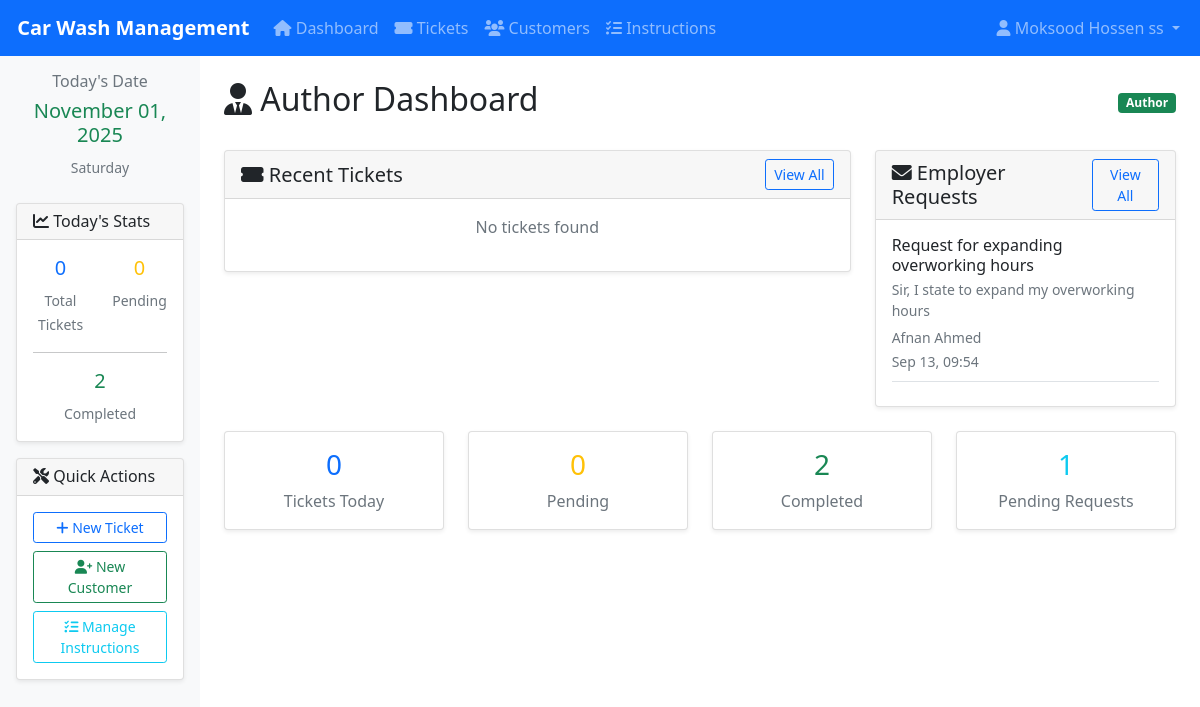
Screenshot of /accounts/ (signed in) with the database file from the repository.
### accounts/models.py (models this page shows, shortened)
class User(AbstractUser):
    ROLE_CHOICES = [
        ('employer', 'Employer'),
        ('author', 'Author'),
        ('superadmin', 'SuperAdmin'),
    ]
    role = models.CharField(max_length=20, choices=ROLE_CHOICES, default='employer')
    phone = models.CharField(max_length=15, blank=True)
    post = models.CharField(max_length=100, blank=True)
    created_at = models.DateTimeField(auto_now_add=True)
    updated_at = models.DateTimeField(auto_now=True)
    def is_employer(self):
        return self.role == 'employer'
    def is_author(self):
        return self.role == 'author'
    class Meta:
        verbose_name = 'User'
        verbose_name_plural = 'Users'

### requests/models.py (models this page shows, shortened)
class EmployerRequest(models.Model):
    REQUEST_TYPE_CHOICES = [
        ('request', 'Request'),
        ('instruction', 'Instruction'),
    ]
    user = models.ForeignKey(User, on_delete=models.CASCADE, limit_choices_to={'role': 'employer'})
    title = models.CharField(max_length=200)
    content = models.TextField()
    request_type = models.CharField(max_length=20, choices=REQUEST_TYPE_CHOICES, default='request')
    is_instruction = models.BooleanField(default=False, help_text="If True, this is an instruction from Author")
    is_active = models.BooleanField(default=True)
    is_read = models.BooleanField(default=False)
    created_at = models.DateTimeField(auto_now_add=True)
    updated_at = models.DateTimeField(auto_now=True)
    class Meta:
        verbose_name = 'Employer Request'
        verbose_name_plural = 'Employer Requests'
        ordering = ['-created_at']

### accounts/views.py (the view)
# urls.py: path('', views.dashboard, name='dashboard'),
@login_required
def dashboard(request):
    user = request.user
    today = timezone.now().date()
    if user.is_employer():
        return employer_dashboard(request, user, today)
    elif user.is_author():
        return author_dashboard(request, user, today)
    elif user.is_superadmin():
        return superadmin_dashboard(request, user, today)
    else:
        messages.error(request, 'Invalid user role.')
        return redirect('accounts:login')

### accounts/views.py (called while the page is built)
def author_dashboard(request, user, today):
    total_tickets_today = Ticket.objects.filter(created_at__date=today).count()
    pending_tickets = Ticket.objects.filter(status='under_working').count()
    completed_tickets = Ticket.objects.filter(status='completed').count()
    recent_tickets = Ticket.objects.filter(status='under_working').order_by('-created_at')[:10]
    employer_requests = EmployerRequest.objects.filter(
        is_instruction=False,
        is_active=True
    ).order_by('-created_at')[:10]
    context = {
        'user': user,
        'today': today,
        'total_tickets_today': total_tickets_today,
        'pending_tickets': pending_tickets,
        'completed_tickets': completed_tickets,
        'recent_tickets': recent_tickets,
        'employer_requests': employer_requests,
    }
    return render(request, 'accounts/author_dashboard.html', context)

### templates/accounts/author_dashboard.html (shortened to what this page needs)
{% extends 'base.html' %}
{% block sidebar %}
<div class="card mb-3">
    <div class="card-header">
        <h6 class="mb-0"><i class="fas fa-chart-line"></i> Today's Stats</h6>
    </div>
    <div class="card-body">
        <div class="row text-center">
            <div class="col-6">
                <h5 class="text-primary">{{ total_tickets_today }}</h5>
                <small class="text-muted">Total Tickets</small>
            </div>
            <div class="col-6">
                <h5 class="text-warning">{{ pending_tickets }}</h5>
                <small class="text-muted">Pending</small>
            </div>
        </div>
        <hr>
        <div class="text-center">
            <h5 class="text-success">{{ completed_tickets }}</h5>
            <small class="text-muted">Completed</small>
        </div>
    </div>
</div>
<div class="card">
    <div class="card-header">
        <h6 class="mb-0"><i class="fas fa-tools"></i> Quick Actions</h6>
    </div>
    <div class="card-body">
        <div class="d-grid gap-2">
            <a href="{% url 'carwash:ticket_create' %}" class="btn btn-outline-primary btn-sm">
                <i class="fas fa-plus"></i> New Ticket
            </a>
            <a href="{% url 'carwash:customer_create' %}" class="btn btn-outline-success btn-sm">
                <i class="fas fa-user-plus"></i> New Customer
            </a>
            <a href="{% url 'requests:instruction_list' %}" class="btn btn-outline-info btn-sm">
                <i class="fas fa-tasks"></i> Manage Instructions
            </a>
        </div>
    </div>
</div>
{% endblock %}
{% block content %}
<div class="row">
    <div class="col-12">
        <div class="d-flex justify-content-between align-items-center mb-4">
            <h2><i class="fas fa-user-tie"></i> Author Dashboard</h2>
            <span class="badge bg-success">{{ user.get_role_display }}</span>
        </div>
    </div>
</div>
<div class="row">
    <div class="col-md-8 mb-4">
        <div class="card">
            <div class="card-header d-flex justify-content-between align-items-center">
                <h5 class="mb-0"><i class="fas fa-ticket-alt"></i> Recent Tickets</h5>
                <a href="{% url 'carwash:ticket_list' %}" class="btn btn-sm btn-outline-primary">View All</a>
            </div>
            <div class="card-body">
                {% if recent_tickets %}
                    <div class="table-responsive">
                        <table class="table table-sm">
                            <thead>
                                <tr>
                                    <th>Ticket ID</th>
                                    <th>Car Number</th>
                                    <th>Customer</th>
                                    <th>Service</th>
                                    <th>Status</th>
                                    <th>Amount</th>
                                </tr>
                            </thead>
                            <tbody>
                                {% for ticket in recent_tickets %}
                                <tr>
                                    <td><strong>{{ ticket.ticket_id }}</strong></td>
                                    <td>{{ ticket.car_number }}</td>
                                    <td>{{ ticket.customer.name }}</td>
                                    <td>{{ ticket.service_type.name }}</td>
                                    <td>
                                        {% if ticket.status == 'under_working' %}
                                            <span class="badge bg-warning">{{ ticket.get_status_display }}</span>
                                        {% elif ticket.status == 'completed' %}
                                            <span class="badge bg-success">{{ ticket.get_status_display }}</span>
                                        {% else %}
                                            <span class="badge bg-secondary">{{ ticket.get_status_display }}</span>
                                        {% endif %}
                                    </td>
                                    <td>৳{{ ticket.total_amount }}</td>
                                </tr>
                                {% endfor %}
                            </tbody>
                        </table>
                    </div>
                {% else %}
                    <p class="text-muted text-center">No tickets found</p>
                {% endif %}
            </div>
        </div>
    </div>
    <div class="col-md-4 mb-4">
        <div class="card">
            <div class="card-header d-flex justify-content-between align-items-center">
                <h5 class="mb-0"><i class="fas fa-envelope"></i> Employer Requests</h5>
                <a href="{% url 'requests:request_list' %}" class="btn btn-sm btn-outline-primary">View All</a>
            </div>
            <div class="card-body">
                {% if employer_requests %}
                    {% for request in employer_requests %}
                    <div class="border-bottom pb-2 mb-2">
                        <h6 class="mb-1">{{ request.title }}</h6>
                        <p class="text-muted small mb-1">{{ request.content|truncatewords:10 }}</p>
                        <small class="text-muted">{{ request.user.get_full_name }}</small>
                        <br>
                        <small class="text-muted">{{ request.created_at|date:"M d, H:i" }}</small>
                    </div>
                    {% endfor %}
                {% else %}
                    <p class="text-muted text-center">No pending requests</p>
                {% endif %}
            </div>
        </div>
    </div>
</div>
<div class="row">
    <div class="col-md-3 mb-3">
        <div class="card text-center">
            <div class="card-body">
                <h3 class="text-primary">{{ total_tickets_today }}</h3>
                <p class="text-muted mb-0">Tickets Today</p>
            </div>
        </div>
    </div>
    <div class="col-md-3 mb-3">
        <div class="card text-center">
            <div class="card-body">
                <h3 class="text-warning">{{ pending_tickets }}</h3>
                <p class="text-muted mb-0">Pending</p>
            </div>
        </div>
    </div>
    <div class="col-md-3 mb-3">
        <div class="card text-center">
            <div class="card-body">
                <h3 class="text-success">{{ completed_tickets }}</h3>
                <p class="text-muted mb-0">Completed</p>
            </div>
        </div>
    </div>
    <div class="col-md-3 mb-3">
        <div class="card text-center">
            <div class="card-body">
                <h3 class="text-info">{{ employer_requests|length }}</h3>
                <p class="text-muted mb-0">Pending Requests</p>
            </div>
        </div>
    </div>
</div>
{% endblock %}

### templates/base.html (shortened to what this page needs)
<!DOCTYPE html>
<html lang="en">
<head>
    <link href="https://cdn.jsdelivr.net/npm/bootstrap@5.1.3/dist/css/bootstrap.min.css" rel="stylesheet">
    <link href="https://cdnjs.cloudflare.com/ajax/libs/font-awesome/6.0.0/css/all.min.css" rel="stylesheet">
</head>
<body>
    <nav class="navbar navbar-expand-lg navbar-dark bg-primary">
        <div class="container-fluid">
            <a class="navbar-brand" href="{% url 'accounts:dashboard' %}">
                 Car Wash Management
            </a>
            {% if user.is_authenticated %}
            <div class="collapse navbar-collapse" id="navbarNav">
                <ul class="navbar-nav me-auto">
                    <li class="nav-item">
                        <a class="nav-link" href="{% url 'accounts:dashboard' %}">
                            <i class="fas fa-home"></i> Dashboard
                        </a>
                    </li>
                    {% if user.is_author or user.is_superadmin %}
                    <li class="nav-item">
                        <a class="nav-link" href="{% url 'carwash:ticket_list' %}">
                            <i class="fas fa-ticket-alt"></i> Tickets
                        </a>
                    </li>
                    <li class="nav-item">
                        <a class="nav-link" href="{% url 'carwash:customer_list' %}">
                            <i class="fas fa-users"></i> Customers
                        </a>
                    </li>
                    {% endif %}
                    {% if user.is_author %}
                    <li class="nav-item">
                        <a class="nav-link" href="{% url 'requests:instruction_list' %}">
                            <i class="fas fa-tasks"></i> Instructions
                        </a>
                    </li>
                    {% endif %}
                </ul>
                <ul class="navbar-nav">
                    <li class="nav-item dropdown">
                        <a class="nav-link dropdown-toggle" href="#" id="navbarDropdown" role="button" data-bs-toggle="dropdown">
                            <i class="fas fa-user"></i> {{ user.get_full_name|default:user.username }}
                        </a>
                    </li>
                </ul>
            </div>
            {% endif %}
        </div>
    </nav>
    <div class="container-fluid">
        <div class="row">
            {% if user.is_authenticated %}
            <div class="col-md-3 col-lg-2 sidebar p-3">
                <div class="text-center mb-4">
                    <h6 class="text-muted">Today's Date</h6>
                    <h5 class="text-bd">{{ today|date:"F d, Y" }}</h5>
                    <small class="text-muted">{{ today|date:"l" }}</small>
                </div>
                {% block sidebar %}{% endblock %}
            </div>
            <div class="col-md-9 col-lg-10 main-content p-4">
            {% else %}
            <div class="col-12 main-content p-4">
            {% endif %}
                {% block content %}{% endblock %}
            </div>
        </div>
    </div>
</body>
</html>

### templates/base.html (style rules this page uses)
.navbar-brand { font-weight: bold; }
.sidebar { min-height: calc(100vh - 56px); background-color: #f8f9fa; }
.main-content { min-height: calc(100vh - 56px); }
.card { box-shadow: 0 0.125rem 0.25rem rgba(0, 0, 0, 0.075); border: 1px solid rgba(0, 0, 0, 0.125); }
.text-bd { color: #198754; }

### rows the page displays
User: get_full_name "Moksood Hossen ss", role "Author"
EmployerRequest: title "Request for expanding overworking hours", content "Sir, I state to expand my overworking hours", user.get_full_name "Afnan Ahmed", created_at "Sep 13, 09:54"

### other values shown
{{ total_tickets_today }} "0"
{{ pending_tickets }} "0"
{{ completed_tickets }} "2"
{{ employer_requests|length }} "1"
